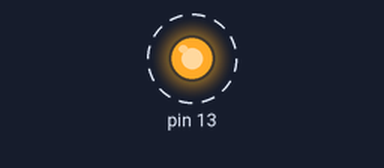
Recording of a sketch running on a simulated Arduino Uno, built with avr-gcc and run on an emulated ATmega328P. On the bench: output pins drawn as LEDs (lit = HIGH). Dashed ring = blinking.

Above: at 0.2 s.
Timing chart, 0 to 3.0 s (numbered marks = the images above):
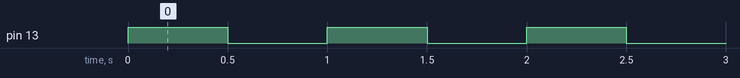

Measured:
- by itself, pin 13: alternates HIGH for 0.50 s and LOW for 0.50 s

The sketch:

test.ino
```cpp
int led=13;
void setup(){
    pinMode(13,OUTPUT);
    Serial.begin(9600);
}
void loop(){

    digitalWrite(13,1);//here i had wriiten "HIGH" as "1", we can also write as "true"
    delay(500);
    digitalWrite(13,0);// here i had wriiten "LOW" as "0", we can also write as "false"
    delay(500);
}
```
